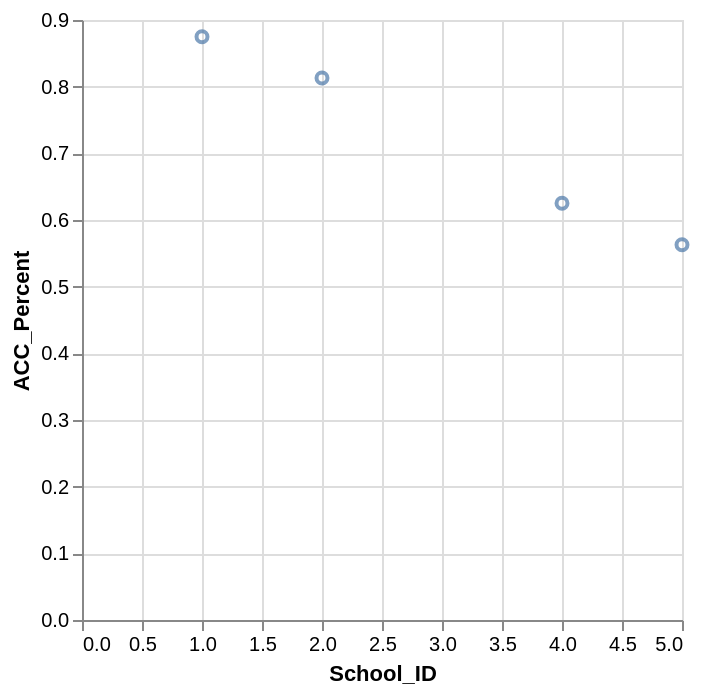

Write a Vega-Lite specification for this figure.
### Vega-Lite specification from a JSON file in a GitHub repository (floating-point values rounded to 4 significant figures)
{"data": {"values": [{"x_data": 1, "y_data": 0.875}, {"x_data": 2, "y_data": 0.813}, {"x_data": 4, "y_data": 0.625}, {"x_data": 5, "y_data": 0.563}]}, "mark": "point", "encoding": {"x": {"field": "x_data", "type": "quantitative", "title": "School_ID"}, "y": {"field": "y_data", "type": "quantitative", "title": "ACC_Percent"}}}
